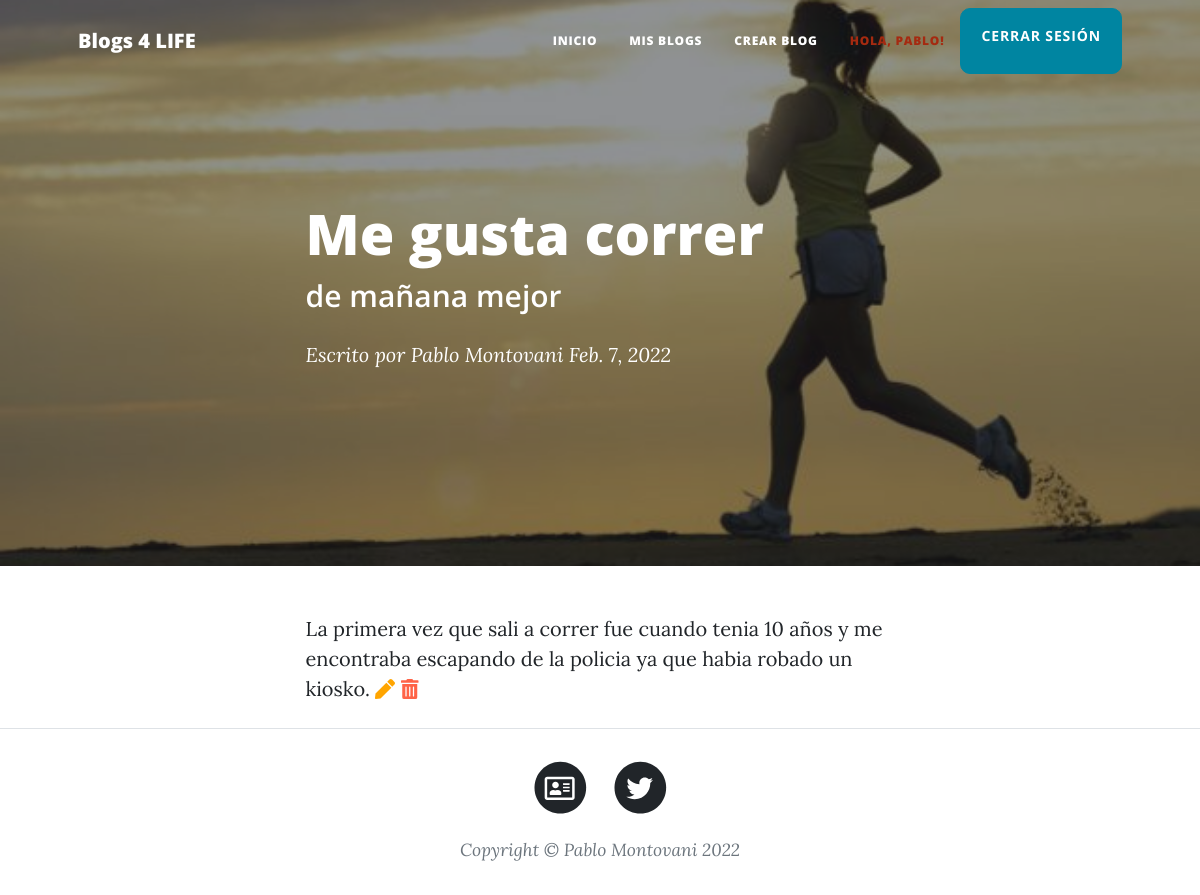
Page /Blog/ver/2 (signed in) on the committed database.
### BlogApp/models.py (models this page shows)
class Blog(Model):
    titulo= CharField(max_length=50)
    subtitulo= CharField(max_length=50)
    user = ForeignKey(User, on_delete=CASCADE)
    fecha= DateField()
    contenido= CharField(max_length=1000)
    imagen= ImageField(upload_to='imagenes', null=True, blank=True)

### BlogApp/views.py (the view)
# urls.py: path('Blog/ver/<pk>', BlogDetailView.as_view(), name='blog_ver'),
class BlogDetailView(LoginRequiredMixin, DetailView):
    model = Blog
    template_name = 'BlogApp/ver_blog.html'
    context_object_name = 'blog'

### templates/BlogApp/ver_blog.html (shortened to what this page needs)
{% extends "BlogApp/padre.html" %}
{% load static %}
{% block ContenidoPrincipal %}
    <header class="masthead" style="background-image: url(../../media/{{blog.imagen}})">
        <div class="container position-relative px-4 px-lg-5">
            <div class="row gx-4 gx-lg-5 justify-content-center">
                <div class="col-md-10 col-lg-8 col-xl-7">
                    <div class="post-heading">
                        <h1>{{blog.titulo}}</h1>
                        <h2 class="subheading">{{blog.subtitulo}}</h2>
                        <span class="meta">
                            Escrito por
                            {% if blog.user.last_name %}
                                    <a href="#!">{{blog.user.first_name}} {{blog.user.last_name}}</a>
                            {% else %}
                                    <a href="#!">{{blog.user}}</a>
                            {% endif %}
                            {{blog.fecha}}
                        </span>
                    </div>
                </div>
            </div>
        </div>
    </header>
    <article class="mb-4">
        <div class="container px-4 px-lg-5">
            <div class="row gx-4 gx-lg-5 justify-content-center">
                <div class="col-md-10 col-lg-8 col-xl-7">
                    {{blog.contenido}}
                    {% if blog.user == user %}
                        <a style="font-size: 1em; color: orange;" href="">
                            <i class="fas fa-pen"></i>
                        </a>
                        <a style="font-size: 1em; color: Tomato;" href="">
                            <i class="fas fa-trash-alt"></i>
                        </a>
                    {% endif %}
                </div>
            </div>
        </div>
    </article>
{% endblock %}

### templates/BlogApp/padre.html (shortened to what this page needs)
<!DOCTYPE html>
<html lang="en">
    <head>
        {% load static %}
        <link href="{%static 'BlogApp/css/styles.css' %}" rel="stylesheet" />
    </head>
    <body>
        <nav class="navbar navbar-expand-lg navbar-light" id="mainNav">
            <div class="container px-4 px-lg-5">
                <a class="navbar-brand" href="{% url 'inicio' %}">Blogs 4 LIFE</a>
                <div class="collapse navbar-collapse" id="navbarResponsive">
                    <ul class="navbar-nav ms-auto py-4 py-lg-0">
                        <li class="nav-item"><a class="nav-link px-lg-3 py-3 py-lg-4" href="{% url 'inicio' %}">Inicio</a></li>
                        <li class="nav-item"><a class="nav-link px-lg-3 py-3 py-lg-4" href="{% url 'mis_blogs' %}">Mis Blogs</a></li>
                        <li class="nav-item"><a class="nav-link px-lg-3 py-3 py-lg-4" href="">Crear Blog</a></li>
                        {% if user.is_authenticated %}
                            <li class="nav-item"><a class="nav-link nav-link-user px-lg-3 py-3 py-lg-4" href="">Hola, {{user.username}}!</a></li>
                            <a class="btn btn-primary" href="{% url 'logout' %}">CERRAR SESIÓN</a>
                        {% endif %}
                    </ul>
                </div>
            </div>
        </nav>
        {% block ContenidoPrincipal %}
        {% endblock %}
        <footer class="border-top">
            <div class="container px-4 px-lg-5">
                <div class="row gx-4 gx-lg-5 justify-content-center">
                    <div class="col-md-10 col-lg-8 col-xl-7">
                        <ul class="list-inline text-center">
                            <li class="list-inline-item">
                                <a href="{% url 'about_me' %}">
                                    <span class="fa-stack fa-lg">
                                        <i class="fas fa-circle fa-stack-2x"></i>
                                        <i class="far fa-address-card fa-stack-1x fa-inverse"></i>
                                    </span>
                                </a>
                            </li>
                            <li class="list-inline-item">
                                <a href="https://twitter.com/emanuel11">
                                    <span class="fa-stack fa-lg">
                                        <i class="fas fa-circle fa-stack-2x"></i>
                                        <i class="fab fa-twitter fa-stack-1x fa-inverse"></i>
                                    </span>
                                </a>
                            </li>
                        </ul>
                        <div class="small text-center text-muted fst-italic">Copyright &copy; Pablo Montovani 2022</div>
                    </div>
                </div>
            </div>
        </footer>
    </body>
</html>

### rows in the picture
Blog: imagen (picture), titulo "Me gusta correr", subtitulo "de mañana mejor", user.first_name "Pablo", user.last_name "Montovani", fecha "Feb. 7, 2022", contenido "La primera vez que sali a correr fue cuando tenia 10 años y me encontraba escapando de la policia ya que habia robado un kiosko."

### other values in the picture
{{ user.username }} "PABLO"
